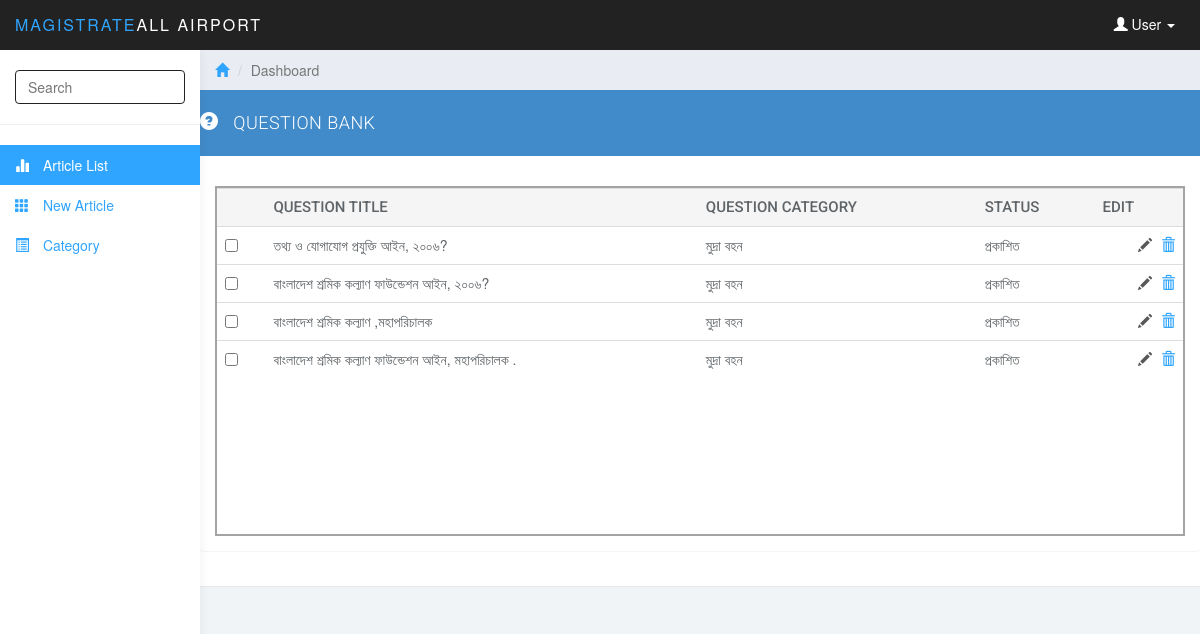
The page /admin/index.php?page=3 (signed in) on the database its author committed.
### tables this page shows
CREATE TABLE IF NOT EXISTS `tbl_faq` (
`faq_id` int(10) NOT NULL,
  `faq_category_id` int(10) NOT NULL,
  `faq` text NOT NULL,
  `faq_answer` longtext NOT NULL,
  `faq_answer_demo` text NOT NULL,
  `tag` text NOT NULL,
  `faq_publish_date` date NOT NULL,
  `publish_status` int(2) NOT NULL
);

CREATE TABLE IF NOT EXISTS `tbl_faq_category` (
`faq_category_id` int(10) NOT NULL,
  `faq_category_name` text NOT NULL
);

### admin/classes/class_Select.php (called while the page is built, shortened)
<?php
class Select extends Insert
{
	function Select_All_Faq()
    {
        $query="SELECT a.faq_id,a.faq_category_id,a.faq,a.tag,a.publish_status,b.faq_category_name FROM `tbl_faq` AS a INNER JOIN tbl_faq_category AS b ON a.faq_category_id=b.faq_category_id";
        $result=mysql_query($query);
        return $result;
    }
}
?>

### admin/pages/faq_list.php (the view, shortened to what this page needs)
<div class="row">
    <div class="panel panel-primary">
        <div class="panel-heading article_heading">
            <span class="glyphicon glyphicon-question-sign" aria-hidden="true"></span>
            QUESTION BANK
        </div>
        <div class="panel-body">
            <div class="panel panel-default">
                <div class="panel-body">
                    <div class="table-responsive article_table">
                        <table class="table">
                            <tr class="active">
                                <td class="table_heading">&nbsp;</td>
                                <td class="table_heading">QUESTION TITLE</td>
                                <td class="table_heading">QUESTION CATEGORY</td>
                                <td class="table_heading">STATUS</td>
                                <td class="table_heading">EDIT</td>
                            </tr>
                                <?php
                                $result=$main->Select_All_Faq();
                                while($data=mysql_fetch_array($result))
                                {?>
                            <tr>
                                    <td><input type="checkbox" value=""></td>
                                    <td><?php echo $data[2]; ?></td>
                                    <td><?php echo $data[5]; ?></td>
                                    <td>
                                        <?php
                                            if($data[4]==1)
                                            {
                                                echo "প্রকাশিত ";
                                            }
                                            else
                                            {
                                                echo "অপ্রকাশিত ";
                                            }
                                        ?>
                                    </td>
                                    <td>
                                        <span class="pull-right">
                                                            <a href="?page=4&&faq_question_id=<?php echo $data[0];?>" class="edit_delete_button"><span class="glyphicon glyphicon-pencil" aria-hidden="true"></span> </a>
                                                            <a href="?page=3&&faq_question_id=<?php echo $data[0];?>" onclick="return confirm(\'Are you really want to delete this item\')" ><span class="glyphicon glyphicon-trash " aria-hidden="true"></span> </a>
                                                          </span>
                                    </td>
                            </tr>
                                <?php
                                }
                                ?>
                        </table>
                    </div>
                </div>
            </div>
        </div>
    </div>
</div>

### admin/css/styles.css (style rules this page uses)
body { background: #f1f4f7; padding-top: 50px; color: #5f6468; }
a, a:hover, a:focus { color: #30a5ff; }
.panel { border: 0; }
.panel-heading { font-size: 18px; font-weight: 300; letter-spacing: 0.025em; height: 66px; line-height: 45px; }
.panel-heading .glyphicon { margin-right: 10px; }
.table { background: #fff; }
.article_table { border: 2px solid #A4A4A4; height: 350px; overflow-y: scroll; }
.article_heading { font-family: roboto; }
.table_heading { font-family: roboto; font-weight: 500; font-size: 15px; }
.edit_delete_button { color: #575757; border-radius: 6px; padding-right: 5px; }

### rows shown on the page
tbl_faq: faq "তথ্য ও যোগাযোগ প্রযুক্তি আইন, ২০০৬?", faq_category.faq_category_name "মুদ্রা বহন", publish_status "প্রকাশিত"
tbl_faq: faq "বাংলাদেশ শ্রমিক কল্যাণ ফাউন্ডেশন আইন, ২০০৬?", faq_category.faq_category_name "মুদ্রা বহন", publish_status "প্রকাশিত"
tbl_faq: faq "বাংলাদেশ শ্রমিক কল্যাণ ,মহাপরিচালক", faq_category.faq_category_name "মুদ্রা বহন", publish_status "প্রকাশিত"
tbl_faq: faq "বাংলাদেশ শ্রমিক কল্যাণ ফাউন্ডেশন আইন, মহাপরিচালক .", faq_category.faq_category_name "মুদ্রা বহন", publish_status "প্রকাশিত"
